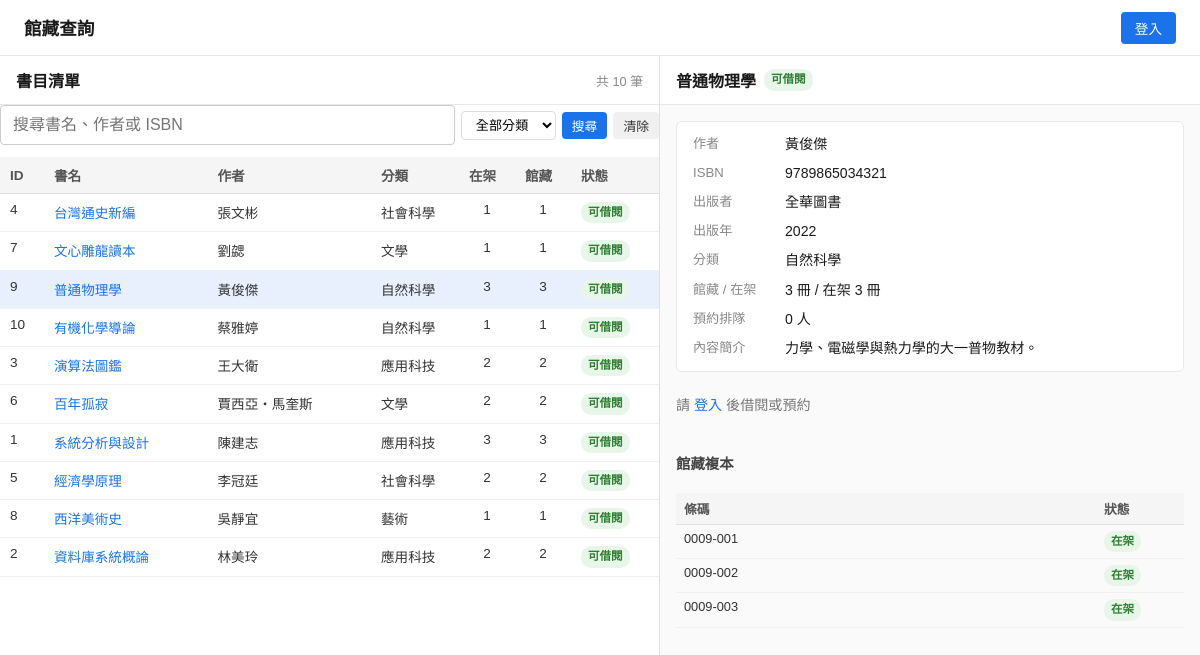
Page /books/?id=9&page=1&category=all on the committed database.
### tables this page shows
CREATE TABLE books (
            id           INTEGER PRIMARY KEY AUTOINCREMENT,
            isbn         TEXT    NOT NULL,
            title        TEXT    NOT NULL,
            author       TEXT    NOT NULL,
            publisher    TEXT,
            publish_year INTEGER,
            category     TEXT    NOT NULL DEFAULT 'other',
            description  TEXT,
            book_status  TEXT    NOT NULL DEFAULT 'available',
            created_at   TEXT    NOT NULL DEFAULT (datetime('now')),
            updated_at   TEXT    NOT NULL DEFAULT (datetime('now')),
            is_deleted   INTEGER NOT NULL DEFAULT 0
        );

CREATE TABLE book_copies (
            id           INTEGER PRIMARY KEY AUTOINCREMENT,
            book_id      INTEGER NOT NULL,
            copy_barcode TEXT    NOT NULL,
            copy_status  TEXT    NOT NULL DEFAULT 'available',
            created_at   TEXT    NOT NULL DEFAULT (datetime('now')),
            updated_at   TEXT    NOT NULL DEFAULT (datetime('now')),
            is_deleted   INTEGER NOT NULL DEFAULT 0
        );

### blueprints/books/__init__.py (the view)
@books_bp.route('/', strict_slashes=False)
def index():
    user     = _current_user()
    page     = request.args.get('page', 1, type=int) or 1
    book_id  = request.args.get('id', type=int)
    keyword  = request.args.get('q', '').strip()
    category = request.args.get('category', 'all')
    if category not in CATEGORY_LABELS and category != 'all':
        category = 'all'
    books, total = db.list_books(page, _PAGE_SIZE, keyword or None, category)
    total_pages  = max(1, (total + _PAGE_SIZE - 1) // _PAGE_SIZE)
    selected     = None
    copies       = []
    waiting      = 0
    my_loan      = None
    my_reserve   = None
    loan_history = []
    if book_id:
        selected = db.get_book(book_id)
    if selected:
        copies  = db.list_copies(selected['id'])
        waiting = db.count_waiting_reservations(selected['id'])
        if user:
            my_loan    = db.find_active_loan(selected['id'], user['id'])
            my_reserve = db.find_active_reservation(selected['id'], user['id'])
        if _is_admin(user):
            loan_history = db.list_book_loan_history(selected['id'])
    return render_template(
        'books/index.html',
        user=user,
        books=books,
        total=total,
        page=page,
        total_pages=total_pages,
        keyword=keyword,
        category=category,
        selected=selected,
        copies=copies,
        waiting=waiting,
        my_loan=my_loan,
        my_reserve=my_reserve,
        loan_history=loan_history,
        category_labels=CATEGORY_LABELS,
        book_status_labels=BOOK_STATUS_LABELS,
        copy_status_labels=COPY_STATUS_LABELS,
        assignable_copy_status=_ASSIGNABLE_COPY_STATUS,
    )

### blueprints/books/__init__.py (called while the page is built)
def _current_user():
    if 'user_id' not in session:
        return None
    user = db.find_user_by_id(session['user_id'])
    if not _is_usable(user):
        session.clear()
        return None
    return user

def _is_admin(user):
    return user is not None and user['role'] == 0

### db/books.py (called while the page is built)
def get_book(book_id):
    conn = _get_conn()
    row  = conn.execute(
        f'SELECT {_BOOK_COLUMNS} FROM books b WHERE b.id = ? AND b.is_deleted = 0',
        (book_id,),
    ).fetchone()
    conn.close()
    return row

def list_copies(book_id):
    conn = _get_conn()
    rows = conn.execute(
        """SELECT id, book_id, copy_barcode, copy_status, created_at, updated_at
           FROM book_copies
           WHERE book_id = ? AND is_deleted = 0
           ORDER BY copy_barcode ASC""",
        (book_id,),
    ).fetchall()
    conn.close()
    return rows

### db/connection.py (called while the page is built)
def _get_conn():
    from db import DB_PATH
    conn = sqlite3.connect(DB_PATH)
    conn.row_factory = sqlite3.Row
    conn.execute("PRAGMA journal_mode=WAL")
    return conn

### db/reservations.py (called while the page is built)
def count_waiting_reservations(book_id):
    conn = _get_conn()
    n = conn.execute(
        """SELECT COUNT(*) FROM reservations
           WHERE book_id = ? AND is_deleted = 0
             AND reservation_status IN ('waiting', 'ready')""",
        (book_id,),
    ).fetchone()[0]
    conn.close()
    return n

### templates/books/index.html (shortened to what this page needs)
{% extends "base.html" %}
{% block head %}
<link rel="stylesheet" href="{{ url_for('static', filename='books.css') }}">
{% endblock %}
{% block body %}
<div class="book-layout">
  <div class="book-topbar">
    <span class="book-topbar-title">館藏查詢</span>
    <div class="book-topbar-nav">
      {% if user %}
        <a href="{{ url_for('hub.home') }}" class="book-nav-link">返回首頁</a>
        <a href="{{ url_for('loans.my_loans') }}" class="book-nav-link">我的借閱</a>
        <a href="{{ url_for('reservations.my_reservations') }}" class="book-nav-link">我的預約</a>
        {% if user['role'] == 0 %}
          <a href="{{ url_for('loans.admin_loans') }}" class="book-nav-link">借閱管理</a>
        {% endif %}
        <span class="book-nav-user">{{ user['name'] or user['display_name'] or user['email'] }}</span>
        <a href="{{ url_for('auth.logout') }}" class="book-btn book-btn-danger">登出</a>
      {% else %}
        <a href="{{ url_for('auth.login_page') }}" class="book-btn book-btn-primary">登入</a>
      {% endif %}
    </div>
  </div>
  <div class="book-content">
    <div class="book-left">
      <div class="book-panel-header">
        <h2>書目清單</h2>
        <div class="book-panel-actions">
          <span class="book-total">共 {{ total }} 筆</span>
        </div>
      </div>
      <form method="get" action="{{ url_for('books.index') }}" class="book-search-form">
        <input type="text" name="q" value="{{ keyword }}" class="book-search-input"
               placeholder="搜尋書名、作者或 ISBN">
        <select name="category" class="book-search-select">
          <option value="all" {{ 'selected' if category == 'all' }}>全部分類</option>
        </select>
        <button type="submit" class="book-btn book-btn-primary book-btn-sm">搜尋</button>
        <a href="{{ url_for('books.index') }}" class="book-btn book-btn-secondary book-btn-sm">清除</a>
      </form>
      <div class="book-table-wrap">
        <div class="book-table-wrap-inner">
          <table class="book-table">
            <thead>
              <tr>
                <th class="col-id">ID</th>
                <th>書名</th>
                <th>作者</th>
                <th class="col-status">分類</th>
                <th class="col-qty">在架</th>
                <th class="col-qty">館藏</th>
                <th class="col-status">狀態</th>
              </tr>
            </thead>
            <tbody>
              {% for b in books %}
              <tr class="{{ 'book-row-selected' if selected and selected['id'] == b['id'] else '' }}">
                <td>{{ b['id'] }}</td>
                <td>
                  <a href="{{ url_for('books.index', id=b['id'], page=page, q=keyword or none, category=category) }}"
                     class="book-title-link">{{ b['title'] }}</a>
                </td>
                <td>{{ b['author'] }}</td>
                <td>{{ category_labels.get(b['category'], b['category']) }}</td>
                <td class="book-qty-cell">{{ b['available_copies'] }}</td>
                <td class="book-qty-cell">{{ b['total_copies'] }}</td>
                <td>
                  <span class="book-badge book-badge-{{ b['book_status'] }}">
                    {{ book_status_labels.get(b['book_status'], b['book_status']) }}
                  </span>
                </td>
              </tr>
              {% else %}
              <tr><td colspan="7" class="book-empty">查無符合條件的書目</td></tr>
              {% endfor %}
            </tbody>
          </table>
        </div>
      </div>
    </div>
    <div class="book-right">
      {% if selected %}
        <div class="book-panel-header">
          <div class="book-detail-title-wrap">
            <h2>{{ selected['title'] }}</h2>
            <span class="book-badge book-badge-lg book-badge-{{ selected['book_status'] }}">
              {{ book_status_labels.get(selected['book_status'], selected['book_status']) }}
            </span>
          </div>
        </div>
        <div class="book-detail-scroll">
          <div class="book-info-grid">
            <div class="book-info-row">
              <span class="book-info-label">作者</span>
              <span class="book-info-value">{{ selected['author'] }}</span>
            </div>
            <div class="book-info-row">
              <span class="book-info-label">ISBN</span>
              <span class="book-info-value">{{ selected['isbn'] }}</span>
            </div>
            <div class="book-info-row">
              <span class="book-info-label">出版者</span>
              <span class="book-info-value">{{ selected['publisher'] or '—' }}</span>
            </div>
            <div class="book-info-row">
              <span class="book-info-label">出版年</span>
              <span class="book-info-value">{{ selected['publish_year'] or '—' }}</span>
            </div>
            <div class="book-info-row">
              <span class="book-info-label">分類</span>
              <span class="book-info-value">
                {{ category_labels.get(selected['category'], selected['category']) }}
              </span>
            </div>
            <div class="book-info-row">
              <span class="book-info-label">館藏 / 在架</span>
              <span class="book-info-value">
                {{ selected['total_copies'] }} 冊 / 在架 {{ selected['available_copies'] }} 冊
              </span>
            </div>
            <div class="book-info-row">
              <span class="book-info-label">預約排隊</span>
              <span class="book-info-value">{{ waiting }} 人</span>
            </div>
            {% if selected['description'] %}
            <div class="book-info-row">
              <span class="book-info-label">內容簡介</span>
              <span class="book-info-value">{{ selected['description'] }}</span>
            </div>
            {% endif %}
          </div>
          <div class="book-borrow-action">
            {% if not user %}
              <span class="book-borrow-hint">
                請 <a href="{{ url_for('auth.login_page') }}">登入</a> 後借閱或預約
              </span>
            {% elif my_loan %}
              <span class="book-borrow-hint">您已借閱此書</span>
              <a href="{{ url_for('loans.loan_detail', loan_id=my_loan['id']) }}"
                 class="book-btn book-btn-secondary">查看借閱紀錄</a>
            {% elif selected['book_status'] != 'available' %}
              <span class="book-borrow-hint">此書目前暫停借閱</span>
            {% elif selected['available_copies'] > 0 %}
              <form method="post" action="{{ url_for('loans.borrow', book_id=selected['id']) }}"
                    class="book-inline-form">
                <button type="submit" class="book-btn book-btn-primary">借閱這本書</button>
              </form>
            {% elif my_reserve %}
              <span class="book-borrow-hint">
                您已預約此書（{{ '可取書' if my_reserve['reservation_status'] == 'ready' else '等待中' }}）
              </span>
              <a href="{{ url_for('reservations.my_reservations') }}"
                 class="book-btn book-btn-secondary">查看我的預約</a>
            {% endif %}
          </div>
          <p class="book-section-title">館藏複本</p>
          <table class="book-table book-table-sm">
            <thead>
              <tr>
                <th>條碼</th>
                <th class="col-status">狀態</th>
              </tr>
            </thead>
            <tbody>
              {% for c in copies %}
              <tr>
                <td>{{ c['copy_barcode'] }}</td>
                <td>
                  <span class="book-badge book-badge-{{ c['copy_status'] }}">
                    {{ copy_status_labels.get(c['copy_status'], c['copy_status']) }}
                  </span>
                </td>
              </tr>
              {% else %}
              <tr><td colspan="3" class="book-empty">此書目尚無複本</td></tr>
              {% endfor %}
            </tbody>
          </table>
        </div>
      {% else %}
        <div class="book-placeholder">← 點選左側書名以查看詳細資訊</div>
      {% endif %}
    </div>
  </div>
</div>
{% endblock %}

### static/common.css (style rules this page uses)
:root { --btn-primary-bg: #1a73e8; --btn-primary-hover: #1557b0; --btn-secondary-bg: #f0f0f0; --btn-secondary-color: #333; --btn-secondary-hover: #e0e0e0; --btn-danger-bg: #e53935; --btn-danger-hover: #c62828; --btn-action-bg: #f5f5f5; --btn-action-border: #ccc; --btn-action-color: #333; --btn-action-hover: #e8e8e8; --btn-action-danger-border: #e57373; --btn-action-danger-bg: #fff; --btn-action-danger-color: #c62828; --btn-action-danger-hover: #ffebee; }

### static/login.css (style rules this page uses)
* { box-sizing: border-box; margin: 0; padding: 0; }
body { font-family: Arial, sans-serif; background-color: #f0f2f5; display: flex; justify-content: center; align-items: center; min-height: 100vh; }
h2 { font-size: 1.25rem; margin-bottom: 28px; text-align: center; color: #1a1a1a; }
input[type="email"], input[type="password"], input[type="text"] { width: 100%; padding: 10px 12px; font-size: 1rem; border: 1px solid #ccc; border-radius: 4px; outline: none; transition: border-color 0.2s; }

### rows in the picture
books: id "4", title "台灣通史新編", author "張文彬", get "社會科學", available_copies "1", total_copies "1", get "可借閱"
books: id "7", title "文心雕龍讀本", author "劉勰", get "文學", available_copies "1", total_copies "1", get "可借閱"
books: id "9", title "普通物理學", author "黃俊傑", get "自然科學", available_copies "3", total_copies "3", get "可借閱", isbn "9789865034321", publisher "全華圖書", publish_year "2022", description "力學、電磁學與熱力學的大一普物教材。"
books: id "10", title "有機化學導論", author "蔡雅婷", get "自然科學", available_copies "1", total_copies "1", get "可借閱"
books: id "3", title "演算法圖鑑", author "王大衛", get "應用科技", available_copies "2", total_copies "2", get "可借閱"
books: id "6", title "百年孤寂", author "賈西亞・馬奎斯", get "文學", available_copies "2", total_copies "2", get "可借閱"
books: id "1", title "系統分析與設計", author "陳建志", get "應用科技", available_copies "3", total_copies "3", get "可借閱"
books: id "5", title "經濟學原理", author "李冠廷", get "社會科學", available_copies "2", total_copies "2", get "可借閱"
books: id "8", title "西洋美術史", author "吳靜宜", get "藝術", available_copies "1", total_copies "1", get "可借閱"
books: id "2", title "資料庫系統概論", author "林美玲", get "應用科技", available_copies "2", total_copies "2", get "可借閱"
book_copies: copy_barcode "0009-001", get "在架"
book_copies: copy_barcode "0009-002", get "在架"
book_copies: copy_barcode "0009-003", get "在架"

### other values in the picture
{{ total }} "10"
{{ selected['total_copies'] }} "3"
{{ selected['available_copies'] }} "3"
{{ waiting }} "0"
